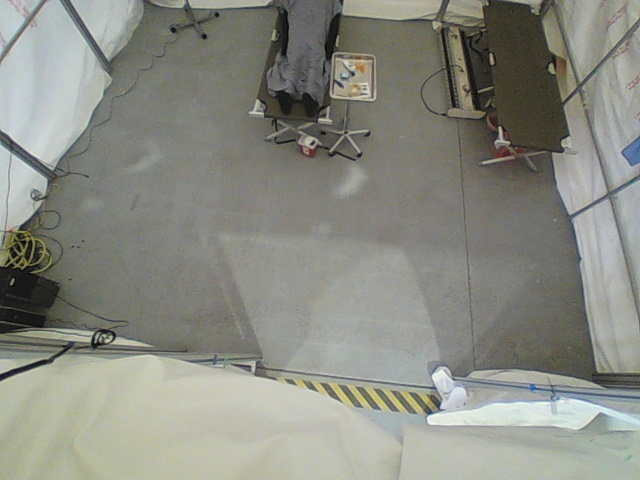
#> input picture contamination_monitor/eval/images/center.jpg, 640 x 480 px
$ python py_image_stitcher.py --first images/center.jpg --second images/left.jpg
#> lines starting #> are read from the running program, lines starting #| are printed output that depends on the picture; after the words box and inside, x2 and y2 are one past the last pixel; in counts of white or black regions, pixels touching at a corner belong together
### contamination_monitor/eval/panorama.py
# import the necessary packages
import numpy as np
import imutils
import cv2

class Stitcher:
	def __init__(self):
		# determine if we are using OpenCV v3.X
		self.isv3 = imutils.is_cv3()
		print "instanting stitcher"

	def stitch(self, images, ratio=0.75, reprojThresh=4.0,
		showMatches=False):
		# unpack the images, then detect keypoints and extract
		# local invariant descriptors from them
		(imageB, imageA) = images
		(kpsA, featuresA) = self.detectAndDescribe(imageA)
		(kpsB, featuresB) = self.detectAndDescribe(imageB)

		# match features between the two images
		M = self.matchKeypoints(kpsA, kpsB,
			featuresA, featuresB, ratio, reprojThresh)

		# if the match is None, then there aren't enough matched
		# keypoints to create a panorama
		if M is None:
			return None

		# otherwise, apply a perspective warp to stitch the images
		# together
		(matches, H, status) = M
		result = cv2.warpPerspective(imageA, H,
			(imageA.shape[1] + imageB.shape[1], imageA.shape[0]))
		result[0:imageB.shape[0], 0:imageB.shape[1]] = imageB

		# check to see if the keypoint matches should be visualized
		if showMatches:
			vis = self.drawMatches(imageA, imageB, kpsA, kpsB, matches,
				status)

			# return a tuple of the stitched image and the
			# visualization
			return (result, vis)

		# return the stitched image
		return result

	def detectAndDescribe(self, image):
		# convert the image to grayscale
		gray = cv2.cvtColor(image, cv2.COLOR_BGR2GRAY)
		print "To grayscale"

		# check to see if we are using OpenCV 3.X
		if self.isv3:
			# detect and extract features from the image
			descriptor = cv2.xfeatures2d.SIFT_create()
			(kps, features) = descriptor.detectAndCompute(image, None)

		# otherwise, we are using OpenCV 2.4.X
		else:
			print "Detecting keypoints with sift"
			# detect keypoints in the image
			detector = cv2.FeatureDetector_create("SIFT")
			kps = detector.detect(gray)

			# extract features from the image
			extractor = cv2.DescriptorExtractor_create("SIFT")
			(kps, features) = extractor.compute(gray, kps)
			print "Extracted keypoints"

		# convert the keypoints from KeyPoint objects to NumPy
		# arrays
		kps = np.float32([kp.pt for kp in kps])

		# return a tuple of keypoints and features
		return (kps, features)

	def matchKeypoints(self, kpsA, kpsB, featuresA, featuresB,
		ratio, reprojThresh):
		# compute the raw matches and initialize the list of actual
		# matches
		matcher = cv2.DescriptorMatcher_create("BruteForce")
		rawMatches = matcher.knnMatch(featuresA, featuresB, 2)
		matches = []

		# loop over the raw matches
		for m in rawMatches:
			# ensure the distance is within a certain ratio of each
			# other (i.e. Lowe's ratio test)
			if len(m) == 2 and m[0].distance < m[1].distance * ratio:
				matches.append((m[0].trainIdx, m[0].queryIdx))

		# computing a homography requires at least 4 matches
		if len(matches) > 4:
			# construct the two sets of points
			ptsA = np.float32([kpsA[i] for (_, i) in matches])
			ptsB = np.float32([kpsB[i] for (i, _) in matches])

			# compute the homography between the two sets of points
			(H, status) = cv2.findHomography(ptsA, ptsB, cv2.RANSAC,
				reprojThresh)

			# return the matches along with the homograpy matrix
			# and status of each matched point
			return (matches, H, status)

		# otherwise, no homograpy could be computed
		return None

	def drawMatches(self, imageA, imageB, kpsA, kpsB, matches, status):
		# initialize the output visualization image
		(hA, wA) = imageA.shape[:2]
		(hB, wB) = imageB.shape[:2]
		vis = np.zeros((max(hA, hB), wA + wB, 3), dtype="uint8")
		vis[0:hA, 0:wA] = imageA
		vis[0:hB, wA:] = imageB

		# loop over the matches
		for ((trainIdx, queryIdx), s) in zip(matches, status):
			# only process the match if the keypoint was successfully
			# matched
			if s == 1:
				# draw the match
				ptA = (int(kpsA[queryIdx][0]), int(kpsA[queryIdx][1]))
				ptB = (int(kpsB[trainIdx][0]) + wA, int(kpsB[trainIdx][1]))
				cv2.line(vis, ptA, ptB, (0, 255, 0), 1)

		# return the visualization
		return vis

### contamination_monitor/eval/py_image_stitcher.py
# import the necessary packages
from panorama import Stitcher
import argparse
import imutils
import cv2

# construct the argument parse and parse the arguments
ap = argparse.ArgumentParser()
ap.add_argument("-f", "--first", required=True,
	help="path to the first image")
ap.add_argument("-s", "--second", required=True,
	help="path to the second image")
args = vars(ap.parse_args())

# load the two images and resize them to have a width of 400 pixels
# (for faster processing)
imageA = cv2.imread(args["first"])
#> imageA is the input picture: shape (480, 640, 3); mean B, G, R 131, 139.6, 138.2
imageB = cv2.imread(args["second"])
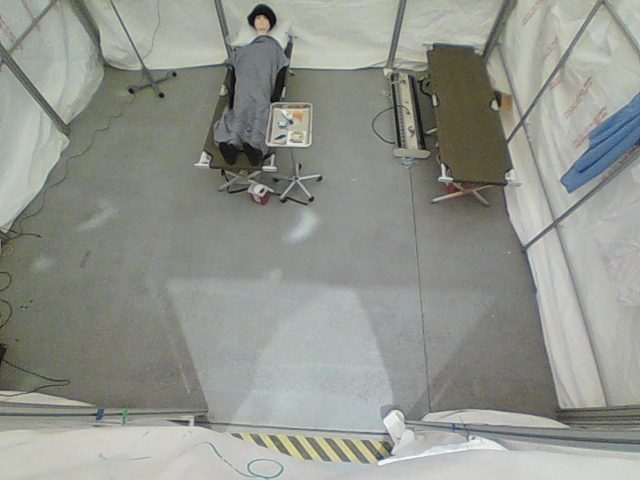
#> input picture contamination_monitor/eval/images/left.jpg, 640 x 480 px
#> imageB is the input picture: shape (480, 640, 3); mean B, G, R 141.7, 148.8, 146
imageA = imutils.resize(imageA, width=400)
#> imageA: shape (300, 400, 3)
imageB = imutils.resize(imageB, width=400)
#> imageB: shape (300, 400, 3)

# stitch the images together to create a panorama
stitcher = Stitcher()
(result, vis) = stitcher.stitch([imageA, imageB], showMatches=True)
#> in detectAndDescribe, `gray = cv2.cvtColor(image, cv2.COLOR_BGR2GRAY)`:
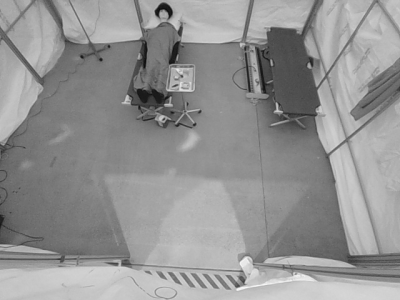
#> gray: shape (300, 400); min 14, max 247, mean 147.2
#> in detectAndDescribe, `kps = detector.detect(gray)`: kps = 337 keypoints; strongest (x, y, size): (157, 12, 3.9), (170, 12, 4.7), (182, 76, 1.9), (163, 13, 4.7)
#> in detectAndDescribe, `kps = np.float32([kp.pt for kp in kps])`: kps = 337 pairs, first value 2.53 to 393.9, second value 3.65 to 288.9
#> in stitch, `(kpsA, featuresA) = self.detectAndDescribe(imageA)`: kpsA has the same summary as kps in detectAndDescribe
#> in detectAndDescribe (call 2), `gray = cv2.cvtColor(image, cv2.COLOR_BGR2GRAY)`:
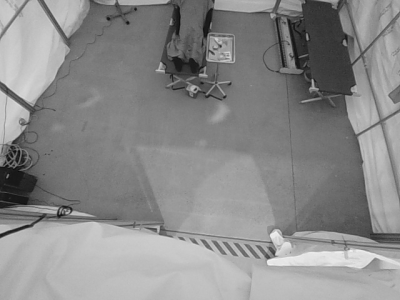
#> gray: shape (300, 400); min 12, max 243, mean 138.2
#> in detectAndDescribe (call 2), `kps = detector.detect(gray)`: kps = 334 keypoints; strongest (x, y, size): (220, 46, 1.9), (7, 91, 5.3), (268, 257, 3.2), (212, 53, 2)
#> in detectAndDescribe (call 2), `kps = np.float32([kp.pt for kp in kps])`: kps = 334 pairs, first value 4.8 to 394.5, second value 2.32 to 274.6
#> in stitch, `(kpsB, featuresB) = self.detectAndDescribe(imageB)`: kpsB has the same summary as kps in detectAndDescribe
#> in matchKeypoints, `rawMatches = matcher.knnMatch(featuresA, featuresB, 2)`: rawMatches = 337 matches
#> after the loop in matchKeypoints, `for m in rawMatches:`: matches = 94 pairs, first value 5 to 329, second value 2 to 335
#> in matchKeypoints, `ptsA = np.float32([kpsA[i] for (_, i) in matches])`: ptsA = 94 pairs, first value 7.52 to 393.9, second value 24.73 to 285.9
#> in matchKeypoints, `ptsB = np.float32([kpsB[i] for (i, _) in matches])`: ptsB = 94 pairs, first value 7.33 to 387.9, second value 5.1 to 257
#> in matchKeypoints, `(H, status) = cv2.findHomography(ptsA, ptsB, cv2.RANSAC, reprojThresh)`: H = [[1.04, 0.0797, 19.95], [0.0632, 1.09, -48.05], [-4.82e-05, 0.000332, 1]]; status = 94 values, max 1 at index 0, min 0 at index 1, mean 0.617
#> in stitch, `result = cv2.warpPerspective(imageA, H, (imageA.shape[1] + imageB.shap..`:
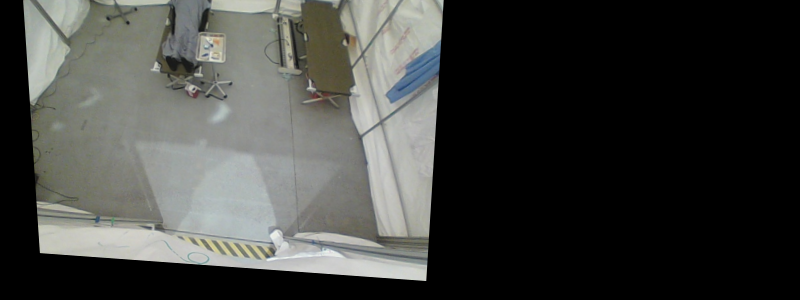
#> result: shape (300, 800, 3); mean B, G, R 62.4, 65.5, 64.3
#> in stitch, `result[0:imageB.shape[0], 0:imageB.shape[1]] = imageB`:
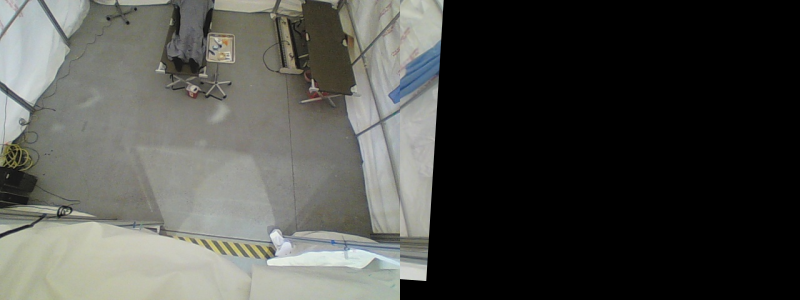
#> result: shape (300, 800, 3); mean B, G, R 72.1, 76.4, 75.5
#> in drawMatches, `vis[0:hB, wA:] = imageB`:
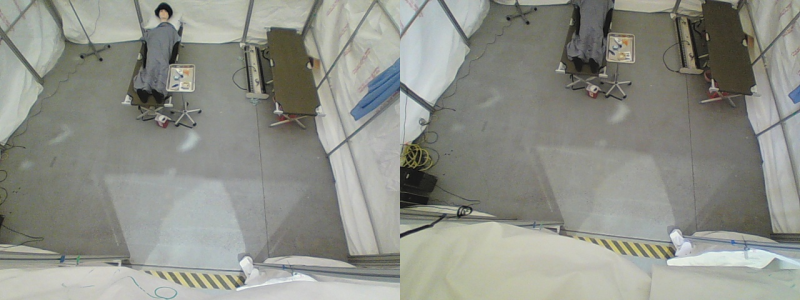
#> vis: shape (300, 800, 3); mean B, G, R 136.3, 144.2, 142.1
#> the loop in drawMatches, `for ((trainIdx, queryIdx), s) in zip(matches, status):` made 94 passes
#> (trainIdx, queryIdx, s, ptA, ptB) on passes 1, 3, 4, 5, 6, 7, 9, 15, 20, 22, 24, 25: (53, 2, [1], (7, 146), (436, 107)), (67, 18, [1], (35, 98), (462, 59)), (68, 19, [1], (37, 71), (463, 29)), (71, 22, [1], (38, 96), (465, 57)), (73, 23, [1], (40, 75), (467, 34)), (74, 24, [1], (41, 80), (467, 40)), (83, 38, [1], (81, 56), (508, 18)), (104, 67, [1], (139, 107), (571, 75)), (119, 81, [1], (148, 272), (581, 238)), (124, 90, [1], (156, 122), (587, 92)), (127, 93, [1], (160, 118), (591, 88)), (128, 94, [1], (160, 118), (591, 88))
#> (ptA, ptB) on passes 61 to 66: ((241, 270), (671, 242)), ((241, 44), (672, 15)), ((247, 67), (680, 41)), ((253, 48), (685, 20)), ((254, 272), (686, 244)), ((255, 75), (688, 50))
#> after the loop in drawMatches, `for ((trainIdx, queryIdx), s) in zip(matches, status):`:
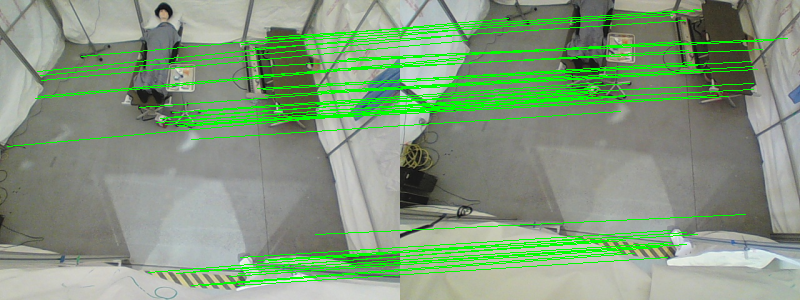
#> vis: shape (300, 800, 3); 8.32% of pixels changed, all inside (x1, y1, x2, y2) = (7, 9, 788, 286)

# show the images
cv2.imshow("Image A", imageA)
cv2.imshow("Image B", imageB)
cv2.imshow("Keypoint Matches", vis)
cv2.imshow("Result", result)
cv2.waitKey(0)
